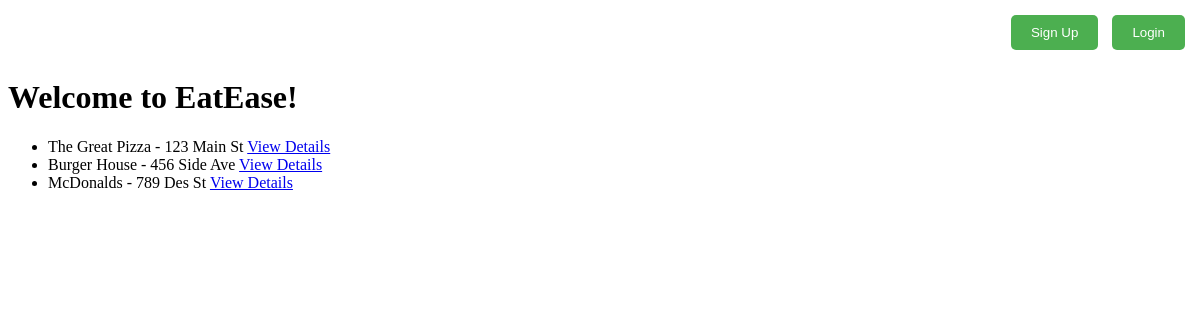
The page / on the database its author committed.
### tables this page shows
CREATE TABLE restaurants (
    rest_id INTEGER,
    name TEXT NOT NULL,
    location TEXT NOT NULL,
    owner INTEGER
);

### app.py (the view)
@app.route('/')
def home():
    conn = get_db_connection()
    cur = conn.cursor()
    cur.execute('SELECT rest_id, name, location FROM restaurants')
    restaurants = cur.fetchall()
    conn.close()
    return render_template('land.html',restaurants=[dict(row) for row in restaurants])

### app.py (called while the page is built)
def get_db_connection():
    conn = sqlite3.connect('eatease.db')
    conn.row_factory = sqlite3.Row
    return conn

### templates/land.html (shortened to what this page needs)
<!DOCTYPE html>
<html lang="en">
<head>
</head>
<body>
    <div class="header">
        {% if session.get('logged_in') %}
            <p>Welcome, {{ session.get('username') }}!</p>
            <a href="/logout"><button class="signup-login_btn">Logout</button></a>
        {% else %}
            <a href="/signup"><button class="signup-login_btn">Sign Up</button></a>
            <a href="/login"><button class="signup-login_btn">Login</button></a>
        {% endif %}
    </div>
    <h1>Welcome to EatEase!</h1>
    <ul>
        {% for restaurant in restaurants %}
        <li>
            {{ restaurant.name }} - {{ restaurant.location }}
            {% if session.get('logged_in') %}
                {% if session.get('user_role') == 1 %}
                    <a href="/order/{{ restaurant.rest_id }}" class="btn">Order</a>
                    <a href="/leave_review/{{ restaurant.rest_id }}" class="btn">Leave Review</a>
                {% elif session.get('user_role') == 2 %}
                    <a href="/manage/{{ restaurant.rest_id }}" class="btn">Manage Menu</a>
                {% endif %}
            {% else %}
                <a href="/restaurant/{{ restaurant.rest_id }}" class="btn">View Details</a>
            {% endif %}
        </li>
        {% endfor %}
    </ul>
</body>
</html>

### templates/land.html (style rules this page uses)
.signup-login_btn { padding: 10px 20px; margin: 5px; background-color: #4CAF50; color: white; border: none; border-radius: 5px; text-decoration: none; text-align: center; display: inline-block; }
.header { position: absolute; right: 0; top: 0; padding: 10px; }
body { padding-top: 50px; }

### rows shown on the page
restaurants: name "The Great Pizza", location "123 Main St"
restaurants: name "Burger House", location "456 Side Ave"
restaurants: name "McDonalds", location "789 Des St"
